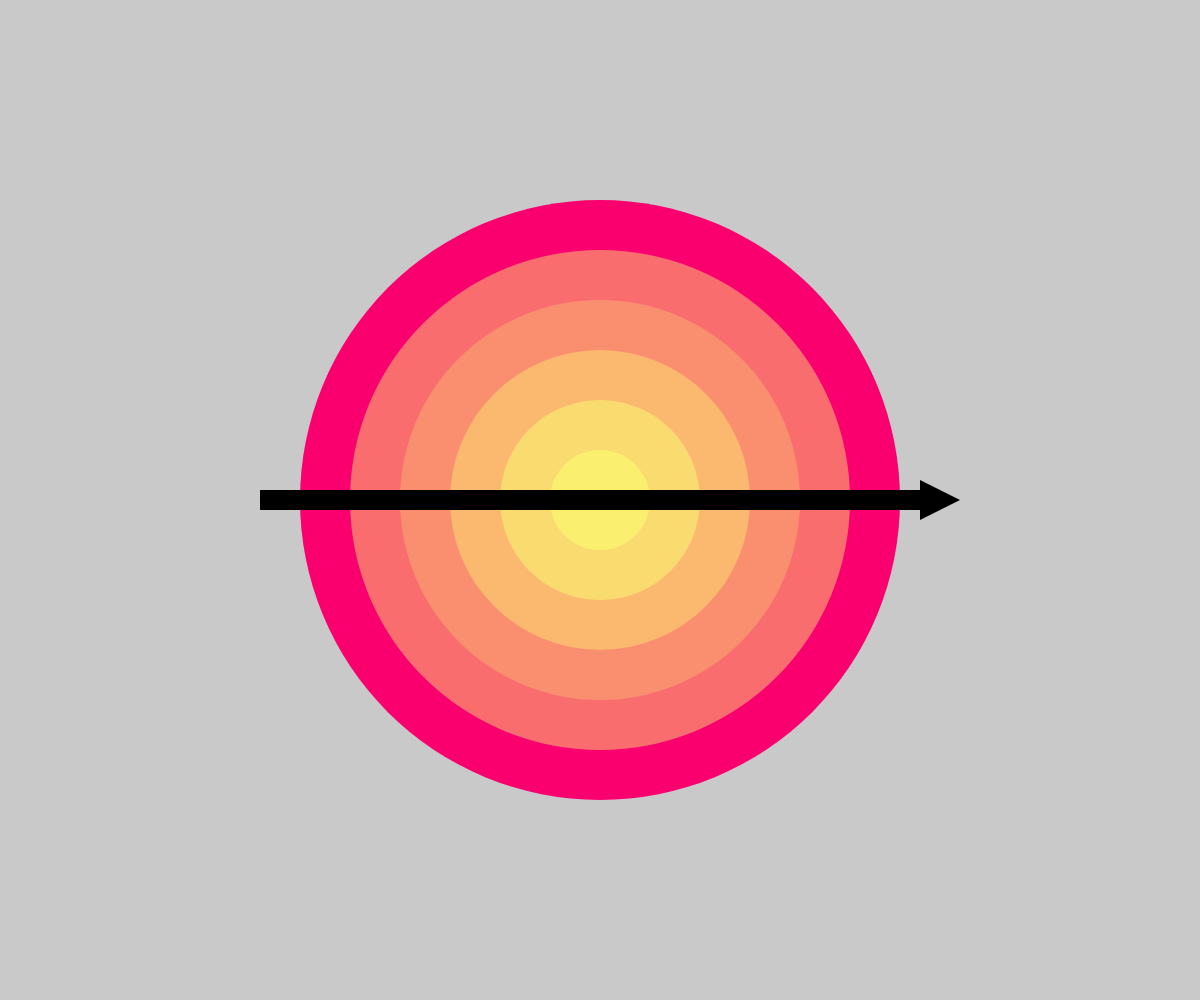
Frame 1 (no input)
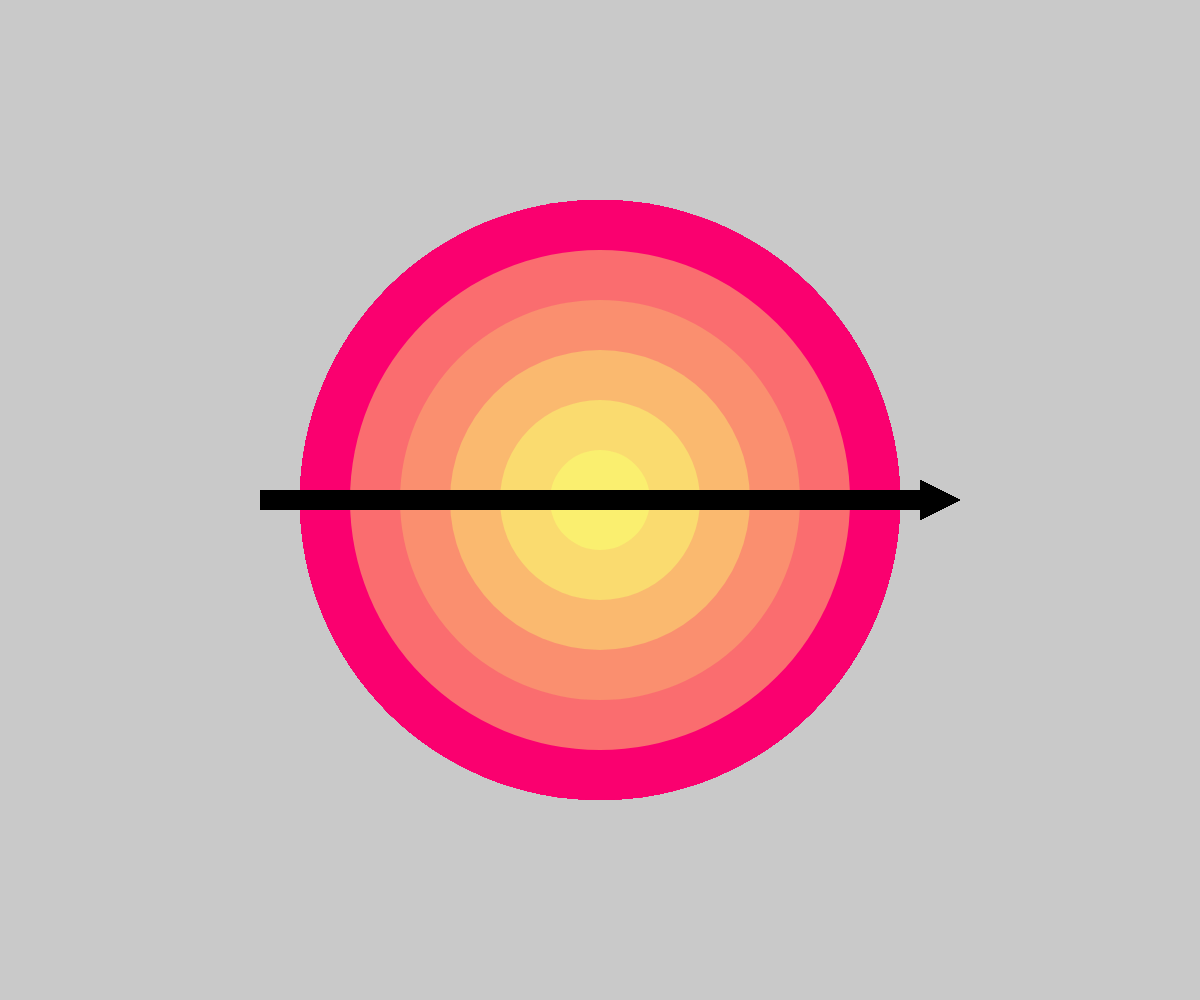
Frame 60 (no input)
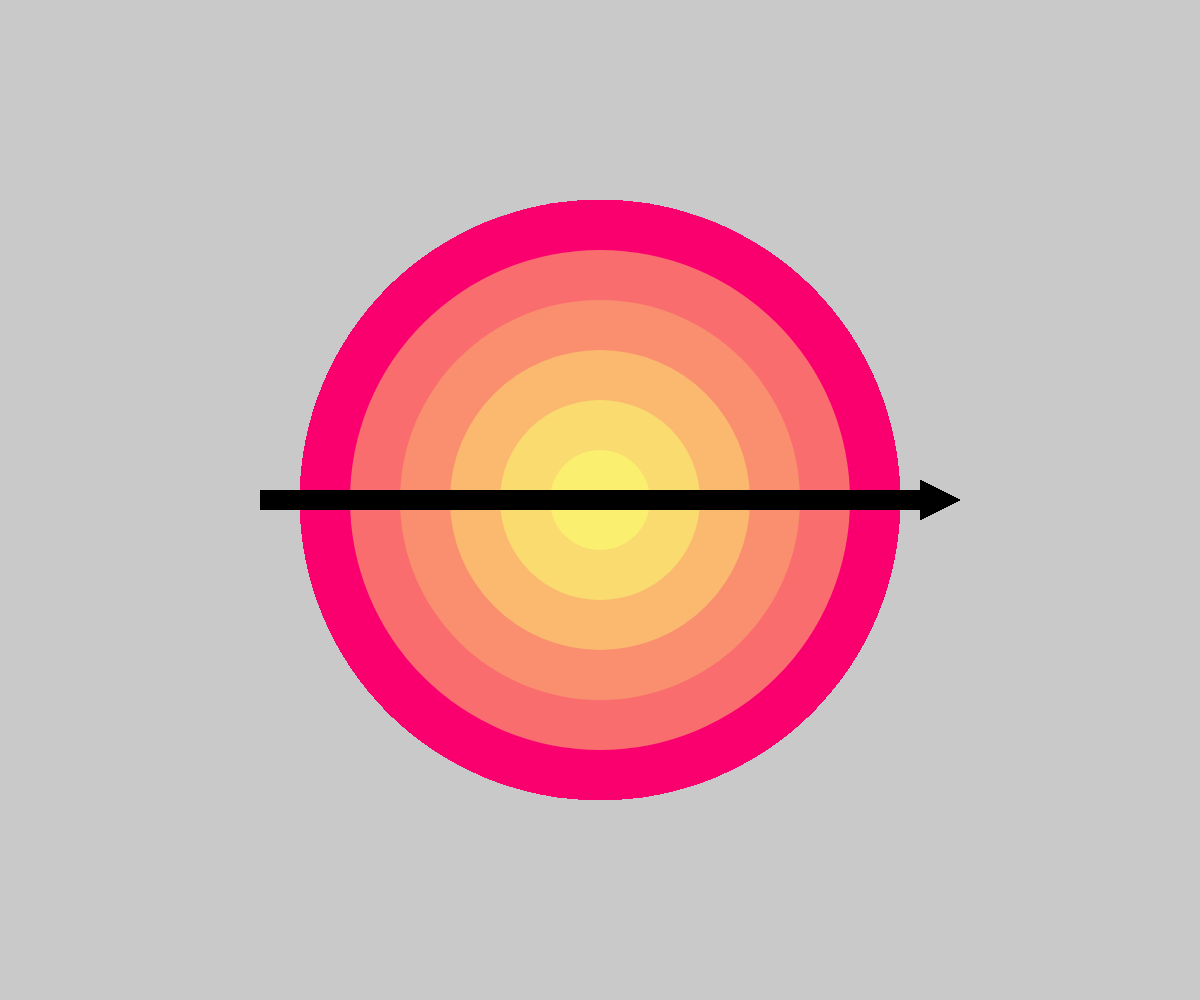
Frame 120 (the mouse pressed at the canvas centre since frame 60)

The p5.js sketch that drew these frames (run headless with seeded random() and noise() and a simulated clock; from frame 60 on, the mouse is pressed at the canvas centre):

// p5.js sketch
// ── sketch.js
//Exercise 3: Manar Elbeshbishy

//the concept of my code is to represent duality in a way that involves contrasting colours
//it shows how things can change, and be opposite, even if you cant see it immediately and
//in the blink of an eye.
//if you move the cursor along the black arrow going through the circles, you will see
//the colours change to represent this duality

function setup() {
  createCanvas(windowWidth, windowHeight);
  background(201, 201, 201);
}

// runs once each time the browser window is resized
function windowResized() {
  resizeCanvas(windowWidth, windowHeight);
}

// runs continuously - main render loop
function draw() {
  let x = width / 2;
  let y = height / 2;
  noStroke();
  if (mouseY > y - 10 && mouseY < y + 10) {
    if (
      (mouseX > x - 300 && mouseX < x - 250) ||
      (mouseX > x + 250 && mouseX < x + 300)
    ) {
      fill(45, 72, 91);
      ellipse(x, y, 600);
    } else {
      fill(250, 0, 111);
      ellipse(x, y, 600);
    }

    if (
      (mouseX > x - 250 && mouseX < x - 200) ||
      (mouseX > x + 200 && mouseX < x + 250)
    ) {
      fill(125, 155, 168);
      ellipse(x, y, 500);
    } else {
      fill(250, 109, 111);
      ellipse(x, y, 500);
    }

    if (
      (mouseX > x - 200 && mouseX < x - 150) ||
      (mouseX > x + 150 && mouseX < x + 200)
    ) {
      fill(143, 171, 179);
      ellipse(x, y, 400);
    } else {
      fill(250, 143, 111);
      ellipse(x, y, 400);
    }

    if (
      (mouseX > x - 150 && mouseX < x - 100) ||
      (mouseX > x + 100 && mouseX < x + 150)
    ) {
      fill(170, 188, 202);
      ellipse(x, y, 300);
    } else {
      fill(250, 185, 111);
      ellipse(x, y, 300);
    }

    if (
      (mouseX > x - 100 && mouseX < x - 50) ||
      (mouseX > x + 50 && mouseX < x + 100)
    ) {
      fill(197, 219, 241);
      ellipse(x, y, 200);
    } else {
      fill(250, 219, 111);
      ellipse(x, y, 200);
    }

    if ((mouseX > x - 50 && mouseX < x) || (mouseX > x && mouseX < x + 50)) {
      fill(225, 246, 255);
      ellipse(x, y, 100);
    } else {
      fill(250, 239, 111);
      ellipse(x, y, 100);
    }
  } else {
    fill(250, 0, 111);
    ellipse(x, y, 600);

    fill(250, 109, 111);
    ellipse(x, y, 500);

    fill(250, 143, 111);
    ellipse(x, y, 400);

    fill(250, 185, 111);
    ellipse(x, y, 300);

    fill(250, 219, 111);
    ellipse(x, y, 200);

    fill(250, 239, 111);
    ellipse(x, y, 100);
  }

  fill("black");
  rectMode(CENTER);
  rect(x, y, 680, 20);
  triangle(x + 360, y, x + 320, y - 20, x + 320, y + 20);
}
